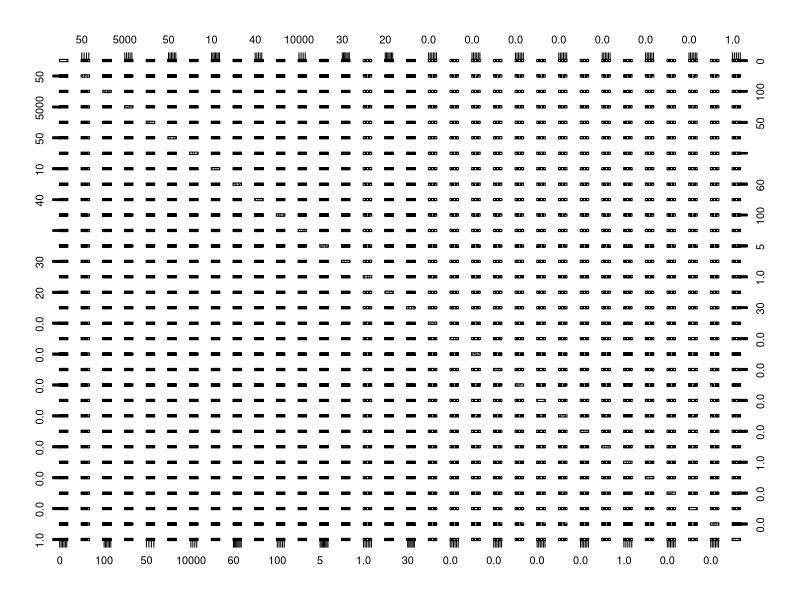

R code for this plot: (Note: this script raises an error after producing the figure.)

packages <- c("ggplot2","ggpubr","readr","plotly","tidyverse","lubridate",
              "magrittr","funModeling","skimr","dplyr","nortest","caret",
              "rpart","rpart.plot","pROC","ROCR","performance","see",
              "plotrix", "e1071","interplot","bayestestR","rstanarm","fBasics",
              "glmnet", "rminer","sqldf")

new <- packages[!(packages %in% installed.packages()[,"Package"])]
if(length(new)) install.packages(new)
a=lapply(packages, require, character.only=TRUE)

stressEcho <- read_csv("dataset/stressEcho.csv")

plot(stressEcho)

stressEcho$chestpain <- ifelse(stressEcho$chestpain == 0, 'No', 'Sí')
stressEcho$chestpain <- as.factor(stressEcho$chestpain)

stressEcho$hxofCig <- ifelse(stressEcho$chestpain == 0, 'No', 'Sí')
stressEcho$hxofCig <- as.factor(stressEcho$chestpain)

sqldf(x = "SELECT gender AS Genero, hxofCig AS Condición_de_fumador, COUNT(*) AS Total FROM stressEcho GROUP BY gender, hxofCig ORDER BY gender, - hxofCig")


percentData <- stressEcho %>%
  group_by(ecg, hxofCig) %>%
  summarise(n = n()) %>%
  mutate(freq = n / sum(n))

ggplot(percentData, aes(x = ecg, y = round(100*freq, 2), fill = hxofCig)) +
  geom_bar(stat = "identity") +
  geom_text(aes(label = paste0(round(100*freq, 2), "%"), y = round(100*freq, 2)), 
            position = position_stack(vjust = 0.5)) +
  xlab("Diagnóstico ecocardiograma") +
  ylab("Porcentaje de la condición de fumador por grupos de diagnóstico") +
  labs(fill = "Condición de fumador") +
  ggtitle("Relación entre diagnóstico ecocardiograma y condición de fumador")